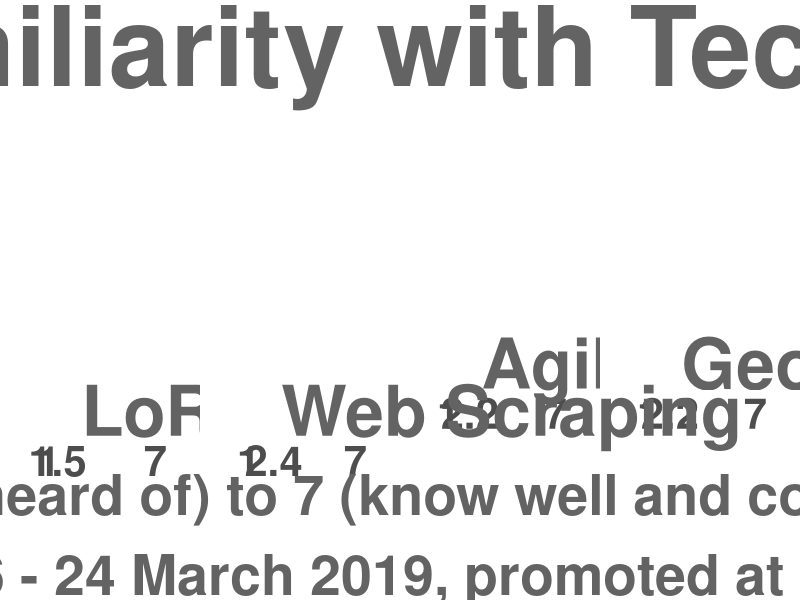

Generate this figure with R:
#R Script - PlanTech Quiz Results

#Load required libraries
require(ggplot2)
require(grid)
require(gridExtra)

#set working directory
dir <- "C:/Users" #Change to filepath for where you have saved the data
setwd(dir)

#Load data
# Each column of the demo dataset has been randomised individually
# whilst the overall distribution remains correct, the rows do not correspond to an individual's response
data <- read.csv("PlanTech Quiz Data (random sort).csv") #Set to file path for your 

plots <- c()

#Loop through each column of the input data and create a plot
i = 1
for (col in colnames(data)){

term <- gsub("\\.", " ", col) #Extract title of plot from column name and fix formatting

score <- round(mean(data[,col]), 1) #Calculate average score to insert line

#Create the plot
plots[[i]] <-ggplot(data, aes_string(col)) +
    theme(plot.title = element_text(colour = "grey39", face = "bold", size = 50),
          axis.ticks = element_blank(),
          axis.text.y = element_blank(),
          axis.line = element_blank(),
          axis.title.x = element_blank(),
          axis.title.y = element_blank(),
          axis.text.x = element_text(size = 30, face = "bold", vjust=(3)),
          panel.background = element_rect(fill = 'white'),
          plot.margin = unit(c(2,1,2,1), "cm")) +
    scale_x_continuous("Familiarity", breaks=c(1, score ,7), labels = c("1",as.character(score), "7"), limits=c(1,7)) +
    scale_y_continuous(name = "# Planners") +
    ggtitle(paste0("  ", term)) +
    geom_density(fill = 'red', size = 1, colour = 'red3', alpha =0.6) +
    geom_vline(xintercept = score, size = 1, colour = "darkred", linetype = "dashed")

i = i + 1
}

# Use the grid.arrange function to arrange plots on page
title = textGrob("Urban Planners' Familiarity with Tech Terminology", hjust = 0.56, gp=gpar(fontface="bold", fontsize=80, col = "grey39"))
note = textGrob("Scale from 1 (never heard of) to 7 (know well and could explain). \n Results based on 16 responses. Survey ran from 16 - 24 March 2019, promoted at PIA Congress 2019 on the Gold Coast", hjust = 0.56, gp=gpar(fontface="bold", fontsize=40, col = "grey39"))
g <- grid.arrange(grobs = plots, ncol = 4, top = title, bottom = note)

ggsave("poster.png", g, width = 80, height = 100, units = "cm",
       dpi = 300, limitsize = TRUE)
